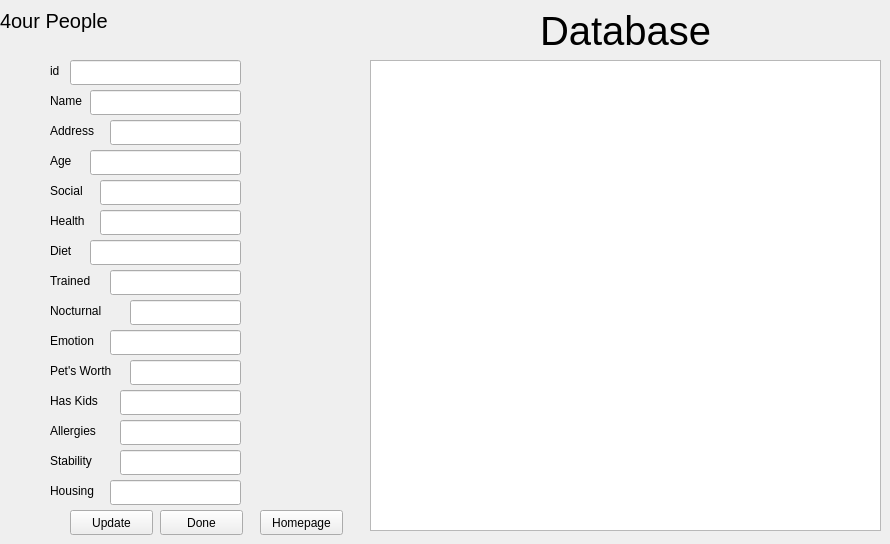
    <widget class="QWidget" name="page_18">
     <widget class="QLabel" name="label_159">
      <property name="geometry">
       <rect>
        <x>0</x>
        <y>0</y>
        <width>121</width>
        <height>41</height>
       </rect>
      </property>
      <property name="font">
       <font>
        <pointsize>15</pointsize>
       </font>
      </property>
      <property name="text">
       <string>4our People</string>
      </property>
     </widget>
     <widget class="QLineEdit" name="lineEdit_219">
      <property name="geometry">
       <rect>
        <x>120</x>
        <y>390</y>
        <width>121</width>
        <height>25</height>
       </rect>
      </property>
     </widget>
     <widget class="QLabel" name="label_257">
      <property name="geometry">
       <rect>
        <x>50</x>
        <y>180</y>
        <width>41</width>
        <height>21</height>
       </rect>
      </property>
      <property name="text">
       <string>Social</string>
      </property>
     </widget>
     <widget class="QLabel" name="label_258">
      <property name="geometry">
       <rect>
        <x>50</x>
        <y>120</y>
        <width>61</width>
        <height>21</height>
       </rect>
      </property>
      <property name="text">
       <string>Address</string>
      </property>
     </widget>
     <widget class="QLineEdit" name="lineEdit_220">
      <property name="geometry">
       <rect>
        <x>100</x>
        <y>210</y>
        <width>141</width>
        <height>25</height>
       </rect>
      </property>
     </widget>
     <widget class="QLabel" name="label_259">
      <property name="geometry">
       <rect>
        <x>50</x>
        <y>270</y>
        <width>51</width>
        <height>21</height>
       </rect>
      </property>
      <property name="text">
       <string>Trained</string>
      </property>
     </widget>
     <widget class="QLineEdit" name="lineEdit_221">
      <property name="geometry">
       <rect>
        <x>110</x>
        <y>270</y>
        <width>131</width>
        <height>25</height>
       </rect>
      </property>
     </widget>
     <widget class="QLineEdit" name="lineEdit_222">
      <property name="geometry">
       <rect>
        <x>130</x>
        <y>300</y>
        <width>111</width>
        <height>25</height>
       </rect>
      </property>
     </widget>
     <widget class="QLineEdit" name="lineEdit_223">
      <property name="geometry">
       <rect>
        <x>110</x>
        <y>480</y>
        <width>131</width>
        <height>25</height>
       </rect>
      </property>
     </widget>
     <widget class="QLineEdit" name="lineEdit_224">
      <property name="geometry">
       <rect>
        <x>130</x>
        <y>360</y>
        <width>111</width>
        <height>25</height>
       </rect>
      </property>
     </widget>
     <widget class="QLineEdit" name="lineEdit_225">
      <property name="geometry">
       <rect>
        <x>120</x>
        <y>450</y>
        <width>121</width>
        <height>25</height>
       </rect>
      </property>
     </widget>
     <widget class="QLineEdit" name="lineEdit_226">
      <property name="geometry">
       <rect>
        <x>90</x>
        <y>240</y>
        <width>151</width>
        <height>25</height>
       </rect>
      </property>
     </widget>
     <widget class="QLabel" name="label_260">
      <property name="geometry">
       <rect>
        <x>50</x>
        <y>480</y>
        <width>51</width>
        <height>21</height>
       </rect>
      </property>
      <property name="text">
       <string>Housing</string>
      </property>
     </widget>
     <widget class="QLineEdit" name="lineEdit_227">
      <property name="geometry">
       <rect>
        <x>90</x>
        <y>150</y>
        <width>151</width>
        <height>25</height>
       </rect>
      </property>
     </widget>
     <widget class="QLabel" name="label_261">
      <property name="geometry">
       <rect>
        <x>50</x>
        <y>210</y>
        <width>51</width>
        <height>21</height>
       </rect>
      </property>
      <property name="text">
       <string>Health</string>
      </property>
     </widget>
     <widget class="QLabel" name="label_262">
      <property name="geometry">
       <rect>
        <x>50</x>
        <y>90</y>
        <width>41</width>
        <height>21</height>
       </rect>
      </property>
      <property name="text">
       <string>Name</string>
      </property>
     </widget>
     <widget class="QLineEdit" name="lineEdit_228">
      <property name="geometry">
       <rect>
        <x>120</x>
        <y>420</y>
        <width>121</width>
        <height>25</height>
       </rect>
      </property>
     </widget>
     <widget class="QLabel" name="label_263">
      <property name="geometry">
       <rect>
        <x>50</x>
        <y>420</y>
        <width>61</width>
        <height>21</height>
       </rect>
      </property>
      <property name="text">
       <string>Allergies</string>
      </property>
     </widget>
     <widget class="QLineEdit" name="lineEdit_229">
      <property name="geometry">
       <rect>
        <x>70</x>
        <y>60</y>
        <width>171</width>
        <height>25</height>
       </rect>
      </property>
     </widget>
     <widget class="QLabel" name="label_264">
      <property name="geometry">
       <rect>
        <x>50</x>
        <y>450</y>
        <width>61</width>
        <height>21</height>
       </rect>
      </property>
      <property name="text">
       <string>Stability</string>
      </property>
     </widget>
     <widget class="QLineEdit" name="lineEdit_230">
      <property name="geometry">
       <rect>
        <x>90</x>
        <y>90</y>
        <width>151</width>
        <height>25</height>
       </rect>
      </property>
     </widget>
     <widget class="QLabel" name="label_265">
      <property name="geometry">
       <rect>
        <x>50</x>
        <y>60</y>
        <width>16</width>
        <height>21</height>
       </rect>
      </property>
      <property name="text">
       <string>id</string>
      </property>
     </widget>
     <widget class="QLabel" name="label_266">
      <property name="geometry">
       <rect>
        <x>50</x>
        <y>240</y>
        <width>31</width>
        <height>21</height>
       </rect>
      </property>
      <property name="text">
       <string>Diet</string>
      </property>
     </widget>
     <widget class="QLineEdit" name="lineEdit_231">
      <property name="geometry">
       <rect>
        <x>100</x>
        <y>180</y>
        <width>141</width>
        <height>25</height>
       </rect>
      </property>
     </widget>
     <widget class="QLabel" name="label_267">
      <property name="geometry">
       <rect>
        <x>50</x>
        <y>150</y>
        <width>31</width>
        <height>21</height>
       </rect>
      </property>
      <property name="text">
       <string>Age</string>
      </property>
     </widget>
     <widget class="QLabel" name="label_268">
      <property name="geometry">
       <rect>
        <x>50</x>
        <y>360</y>
        <width>81</width>
        <height>21</height>
       </rect>
      </property>
      <property name="text">
       <string>Pet's Worth</string>
      </property>
     </widget>
     <widget class="QLabel" name="label_269">
      <property name="geometry">
       <rect>
        <x>50</x>
        <y>300</y>
        <width>71</width>
        <height>21</height>
       </rect>
      </property>
      <property name="text">
       <string>Nocturnal</string>
      </property>
     </widget>
     <widget class="QLineEdit" name="lineEdit_232">
      <property name="geometry">
       <rect>
        <x>110</x>
        <y>330</y>
        <width>131</width>
        <height>25</height>
       </rect>
      </property>
     </widget>
     <widget class="QLabel" name="label_270">
      <property name="geometry">
       <rect>
        <x>50</x>
        <y>330</y>
        <width>61</width>
        <height>21</height>
       </rect>
      </property>
      <property name="text">
       <string>Emotion</string>
      </property>
     </widget>
     <widget class="QLabel" name="label_271">
      <property name="geometry">
       <rect>
        <x>50</x>
        <y>390</y>
        <width>61</width>
        <height>21</height>
       </rect>
      </property>
      <property name="text">
       <string>Has Kids</string>
      </property>
     </widget>
     <widget class="QLineEdit" name="lineEdit_233">
      <property name="geometry">
       <rect>
        <x>110</x>
        <y>120</y>
        <width>131</width>
        <height>25</height>
       </rect>
      </property>
     </widget>
     <widget class="QLabel" name="label_272">
      <property name="geometry">
       <rect>
        <x>540</x>
        <y>0</y>
        <width>191</width>
        <height>61</height>
       </rect>
      </property>
      <property name="font">
       <font>
        <pointsize>30</pointsize>
       </font>
      </property>
      <property name="text">
       <string>Database</string>
      </property>
     </widget>
     <widget class="QTableView" name="tableView_16">
      <property name="geometry">
       <rect>
        <x>370</x>
        <y>60</y>
        <width>511</width>
        <height>471</height>
       </rect>
      </property>
     </widget>
     <widget class="QPushButton" name="pushButton_85">
      <property name="geometry">
       <rect>
        <x>160</x>
        <y>510</y>
        <width>83</width>
        <height>25</height>
       </rect>
      </property>
      <property name="text">
       <string>Done</string>
      </property>
     </widget>
     <widget class="QPushButton" name="pushButton_86">
      <property name="geometry">
       <rect>
        <x>260</x>
        <y>510</y>
        <width>83</width>
        <height>25</height>
       </rect>
      </property>
      <property name="text">
       <string>Homepage</string>
      </property>
     </widget>
     <widget class="QPushButton" name="pushButton_87">
      <property name="geometry">
       <rect>
        <x>70</x>
        <y>510</y>
        <width>83</width>
        <height>25</height>
       </rect>
      </property>
      <property name="text">
       <string>Update</string>
      </property>
     </widget>
    </widget>
